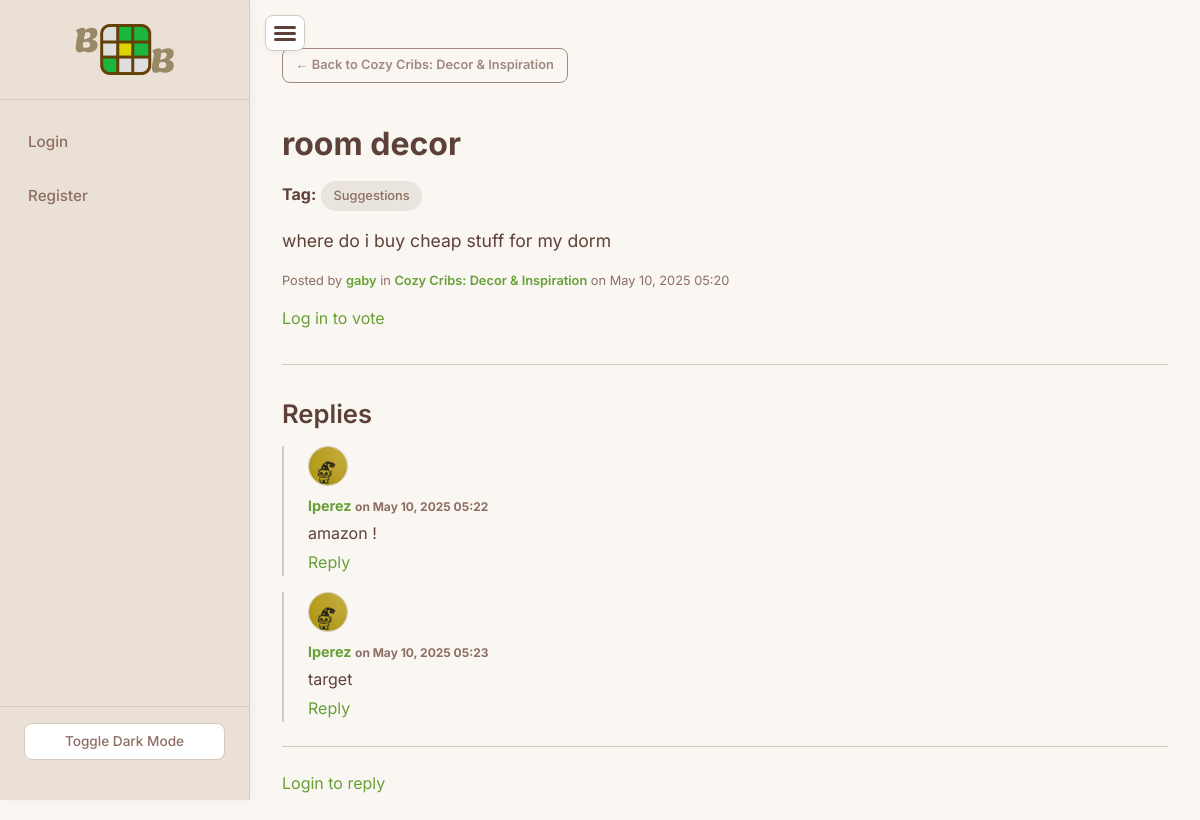
Page /post/11 on the earlier database version.
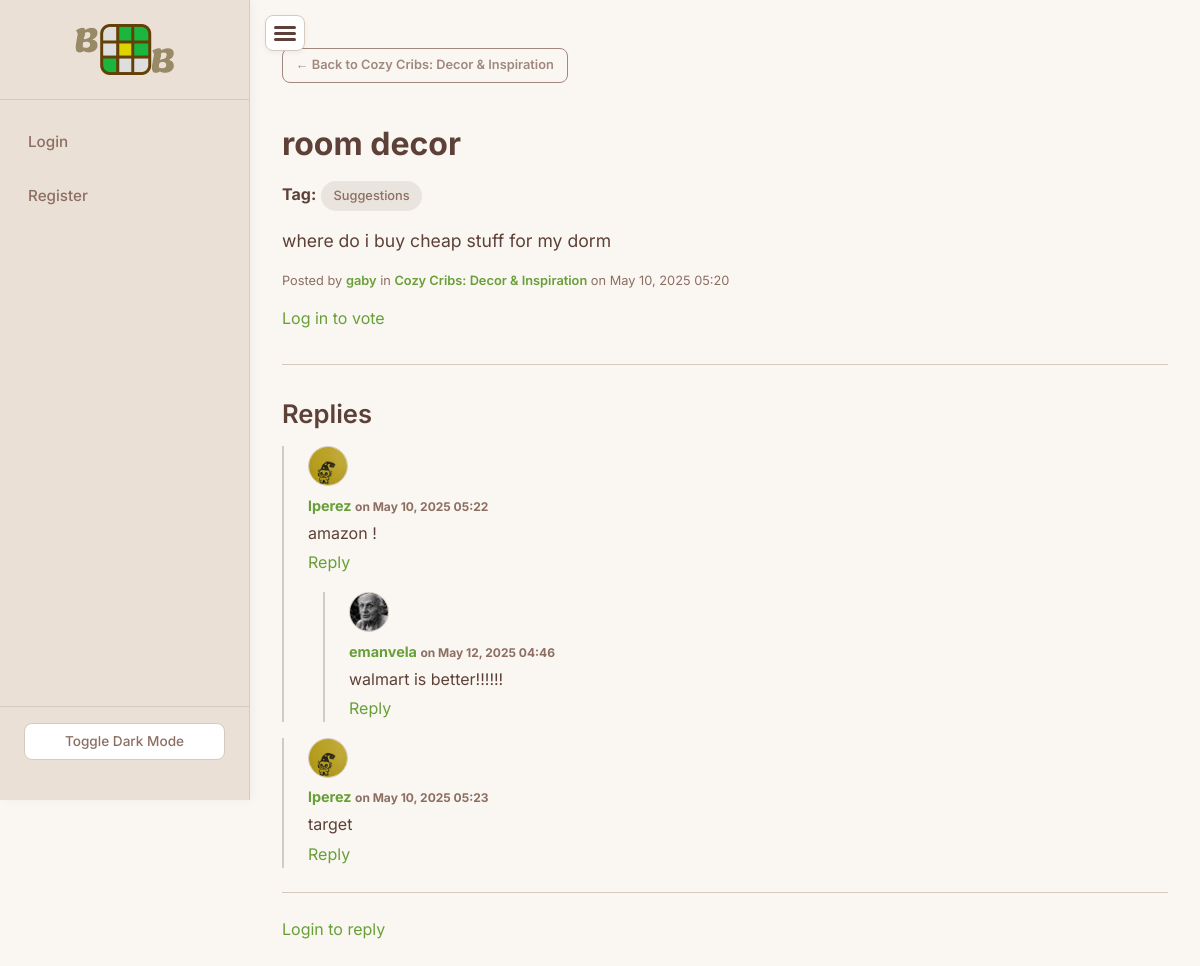
Same page on the later database version.
### app/models.py (models this page shows, shortened)
class Reply(db.Model):
    id = db.Column(db.Integer, primary_key=True)
    content = db.Column(db.Text, nullable=False)
    timestamp = db.Column(db.DateTime, index=True, default=datetime.utcnow)
    user_id = db.Column(db.Integer, db.ForeignKey('user.id'), nullable=False)
    post_id = db.Column(db.Integer, db.ForeignKey('post.id'), nullable=False)
    media_url = db.Column(db.String(255), nullable=True)
    parent_reply_id = db.Column(db.Integer, db.ForeignKey('reply.id'), nullable=True)
    author = db.relationship('User', back_populates='replies')
    post = db.relationship('Post', back_populates='replies')
    votes = db.relationship('Vote', back_populates='reply', lazy='dynamic', cascade='all, delete-orphan')
    children = db.relationship(
        'Reply',
        backref=db.backref('parent', remote_side=[id]),
        lazy='dynamic'
    )

class User(UserMixin, db.Model):
    id = db.Column(db.Integer, primary_key=True)
    username = db.Column(db.String(150), unique=True, nullable=False)
    email = db.Column(db.String(120), unique=True, nullable=False)
    password = db.Column(db.String(150), nullable=False)
    role = db.Column(db.String(10), nullable=False, default='student')
    profile_picture = db.Column(db.String(255), nullable=True)
    posts = db.relationship('Post', back_populates='author', lazy='dynamic', cascade='all, delete-orphan')
    replies = db.relationship('Reply', back_populates='author', lazy='dynamic', cascade='all, delete-orphan')
    votes = db.relationship('Vote', back_populates='user', lazy='dynamic', cascade='all, delete-orphan')
    followers = db.relationship(
        'Follow',
        foreign_keys='Follow.user_id',
        backref='followed_user',
        lazy='dynamic',
        cascade='all, delete-orphan'
    )
    following = db.relationship(
        'Follow',
        foreign_keys='Follow.follower_id',
        backref='follower_user',
        lazy='dynamic',
        cascade='all, delete-orphan'
    )

### app/routes.py (the view)
@main.route('/post/<int:post_id>')
def view_post(post_id):
    post = Post.query.get_or_404(post_id)
    origin = request.args.get('origin', 'topic')
    page_title = post.title
    return render_template('post.html', post=post, title=page_title, origin=origin, Reply=Reply)

### app/routes.py (called while the page is built)
@main.app_context_processor
def inject_notification_count():
    if current_user.is_authenticated:
        count = Notification.query.filter_by(user_id=current_user.id, is_read=False).count()
        return dict(unread_notifications_count=count)
    return dict(unread_notifications_count=0)

### app/templates/post.html (shortened to what this page needs)
{% extends 'base.html' %}
{% block content %}
    <div class="mb-2">
        {% if origin == 'feed' %}
            <a href="{{ url_for('main.home_page') }}" class="btn btn-secondary btn-sm">&larr; Back to Feed</a>
        {% else %}
            <a href="{{ url_for('main.view_topic', slug=post.topic.slug) }}" class="btn btn-secondary btn-sm">&larr; Back to {{ post.topic.name }}</a>
        {% endif %}
    </div>
    <h1>{{ post.title }}</h1>
    {% if post.tag %}
        <p class="mb-1"><strong>Tag:</strong> <span class="post-detail-tag-display">{{ post.tag }}</span></p>
    {% endif %}
    <div class="post-content-full mb-0">
        <div class="post-content-full mb-1" style="font-size: 1.1rem;">
        {{ post.content | safe }}
    </div>
    <p class="post-meta mb-1 text-muted">
        Posted by
        <a href="{{ url_for('main.user_profile', username=post.author.username) }}" class="link-highlight">{{ post.author.username }}</a>
        in
        <a href="{{ url_for('main.view_topic', slug=post.topic.slug) }}" class="link-highlight">{{ post.topic.name }}</a>
        on {{ post.timestamp.strftime('%b %d, %Y %H:%M') }}
    </p>
    {% if current_user.is_authenticated %}
        <div class="vote-controls post-page-vote-controls">
            <form action="{{ url_for('main.vote_post', post_id=post.id, vote_type='upvote') }}" method="post" class="vote-form-inline">
                <button type="submit" aria-label="Upvote Post">👍</button>
            </form>
            <span class="vote-score">{{ post.score }}</span>
            <form action="{{ url_for('main.vote_post', post_id=post.id, vote_type='downvote') }}" method="post" class="vote-form-inline">
                <button type="submit" aria-label="Downvote Post">👎</button>
            </form>
            <span class="share-link" style="cursor: pointer; color: #689f38; transition: opacity 0.3s ease-in-out;"
                data-post-url="{{request.scheme }}://{{ request.host }}{{ url_for('main.view_post', post_id=post.id, origin='feed') }}"
                onclick="copyToClipboard(this)">
                Share
            </span>
            <script>
                function copyToClipboard(element) {
                    const url = element.getAttribute('data-post-url');
                    function updateTextWithFade(newText) {
                        element.style.opacity = '0.5';
                        setTimeout(() => {
                            element.textContent = newText;
                            element.style.opacity = '1';
                         }, 200);
                    }
                    navigator.clipboard.writeText(url)
                        .then(() => {
                            updateTextWithFade('Post Copied to Clipboard!');
                            setTimeout(() => {
                            updateTextWithFade('Share');
                            }, 3000);
                        })
                        .catch(err => {
                            console.error('Failed to copy: ', err);
                        });
                }
                </script>
        </div>
    {% else %}
        <p><a href="{{ url_for('main.login') }}">Log in to vote</a></p>
    {% endif %}
    <hr>
    <h2>Replies</h2>
    {% if post.replies.count() > 0 %}
    <div class="reply-thread">
        {% for reply in post.replies.filter_by(parent_reply_id=None).order_by(Reply.timestamp.asc()) %}
            {% set _reply = reply %}
            {% set _depth = 0 %}
            {% include 'reply.html' %}
        {% endfor %}
    </div>
    {% else %}
    <p>No replies yet. Be the first to reply!</p>
    {% endif %}
    <hr class="mt-1-5 mb-1-5">
    {% if current_user.is_authenticated %}
        <a href="{{ url_for('main.create_reply', post_id=post.id) }}" class="btn btn-primary">Add a Reply</a>
    {% else %}
        <p><a href="{{ url_for('main.login') }}">Login to reply</a></p>
    {% endif %}
{% endblock %}

### app/templates/reply.html
<div class="reply-container" id="reply-{{ _reply.id }}" style="margin-left: {{ _depth * 15 }}px;">
  <div class="d-flex align-items-start mb-1">
    {% if _reply.author.profile_picture %}
      <img src="{{ url_for('static', filename='uploads/' ~ _reply.author.profile_picture) }}" class="reply-avatar me-2" alt="{{ _reply.author.username }}">
    {% else %}
      <div class="reply-avatar-fallback me-2">{{ _reply.author.username[0]|upper }}</div>
    {% endif %}
    <div>
      <div class="reply-author-meta text-success">
        <a href="{{ url_for('main.user_profile', username=_reply.author.username) }}">{{ _reply.author.username }}</a>
        <small class="text-muted">on {{ _reply.timestamp.strftime('%b %d, %Y %H:%M') }}</small>
      </div>
      <div class="reply-content">{{ _reply.content | safe }}</div>
      <a href="{{ url_for('main.create_reply', post_id=_reply.post.id) }}?parent={{ _reply.id }}" class="reply-to-reply-link text-muted small">Reply</a>
    </div>
  </div>
  {% for child in _reply.children.order_by(Reply.timestamp.asc()) %}
    {% set _reply = child %}
    {% set _depth = _depth + 1 %}
    {% include 'reply.html' %}
    {% set _depth = _depth - 1 %}
  {% endfor %}
</div>

Differences in the rows shown:
added Reply: profile_picture (picture), timestamp "May 12, 2025 04:46", content "walmart is better!!!!!!", shown under "lperez"
now on this page (row unchanged): User: author.username "emanvela"
